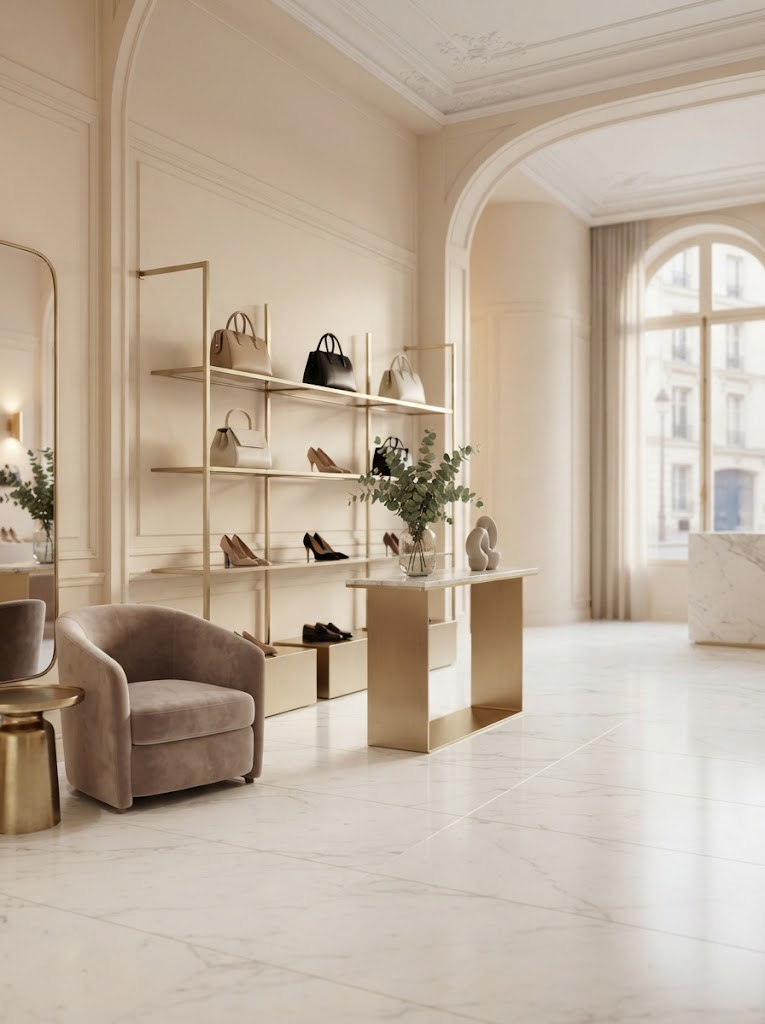
#> input picture episodes/2026-10-27_kering/decors/boutique.jpg, 765 x 1024 px
$ python test_rig2.py
#> lines starting #> are read from the running program, lines starting #| are printed output that depends on the picture
"""Séquence test du rig v2 (8 s) : entrée en marchant, coucou, il pointe un chiffre en haut, pouce levé, il ramasse une étiquette.
usage : python3 test_rig2.py sortie.mp4 [fps]"""
import sys, os, math, subprocess
import numpy as np
from PIL import Image, ImageDraw, ImageFont
D = os.path.dirname(os.path.abspath(__file__)); sys.path.insert(0, D)
import rig2_proto as rig2
W, H = 1080, 1920; Z = .28
FEET = np.array([1000., rig2.FEET_Y])
def clamp(x, a=0., b=1.): return max(a, min(b, x))
def ease(x): x = clamp(x); return x*x*(3-2*x)
def lerp(a, b, u): return a+(b-a)*u
BG = Image.open(f'{D}/../episodes/2026-10-27_kering/decors/boutique.jpg').convert('RGB')
#> BG is the input picture: PIL image 765x1024 RGB; mean R, G, B 189.9, 174.4, 157.1
BG = BG.resize((int(BG.width*1920/BG.height), 1920), Image.LANCZOS); BG = BG.crop(((BG.width-W)//2, 0, (BG.width-W)//2+W, H))
#> after `BG = BG.crop(((BG.width - W) // 2, 0, (BG.width - W) // 2 + W, H))`:
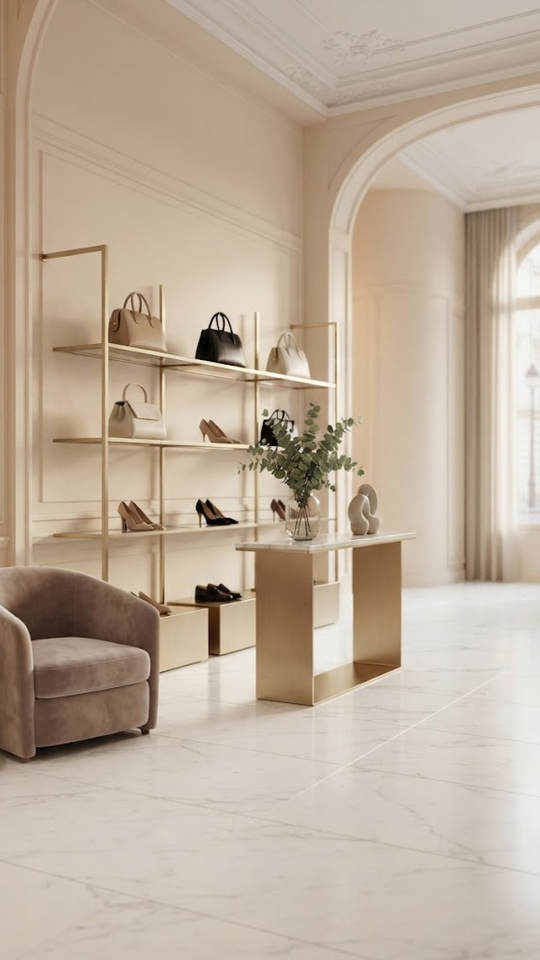
#> BG: PIL image 1080x1920 RGB (shown at 1/2 size); mean R, G, B 189.1, 173.1, 155.1
X0, X1, T_WALK = -250., 520., 2.4                   # position écran du centre des pieds
def root_x(t):
    if t < T_WALK: return lerp(X0, X1, t/T_WALK)
    return X1
def mouth_at(t):
    if 2.6 < t < 7.4: return int(abs(math.sin(t*9.3))*2.99+(math.sin(t*3.1) > .6))%4 if math.sin(t*1.7) > -.7 else 0
    return None
# [41 lines left out: function pose, not called in this run]
def tag_img():
    im = Image.new('RGBA', (300, 170), 0); d = ImageDraw.Draw(im)  # agrandie ensuite
#> after `im = Image.new('RGBA', (300, 170), 0)`: im: PIL image 300x170 RGBA; every value is 0
    d.rounded_rectangle((0, 0, 299, 169), 26, fill=(200, 55, 45, 255)); d.ellipse((24, 70, 54, 100), fill=(255, 255, 255, 255))
    f = ImageFont.truetype('/usr/share/fonts/truetype/google-fonts/Poppins-Bold.ttf', 78) if os.path.exists('/usr/share/fonts/truetype/google-fonts/Poppins-Bold.ttf') else None
    d.text((80, 30), "−16 %", font=f, fill=(255, 255, 255, 255)); return im
TAG = tag_img().resize((540, 306), Image.LANCZOS)
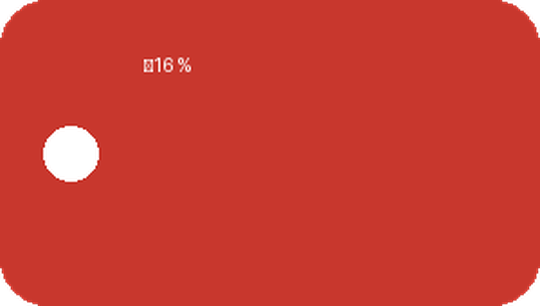
#> TAG: PIL image 540x306 RGBA; mean R, G, B, A 199.2, 57.7, 47.9, 252; transparent parts drawn white
# [9 lines left out: function frame, not called in this run]
if __name__ == '__main__':
#> (the run stopped early here; a loop or call above may not have finished)
